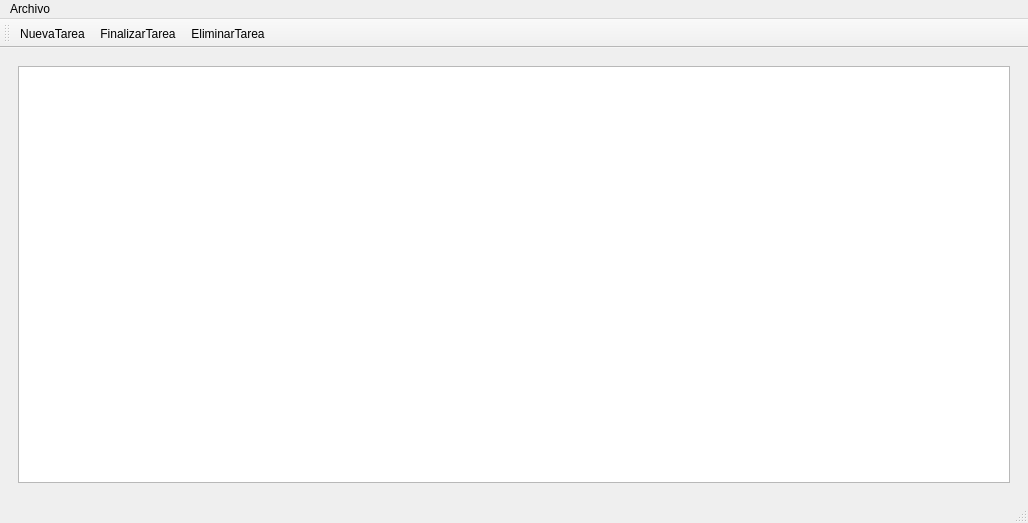
<?xml version="1.0" encoding="UTF-8"?>
<ui version="4.0">
 <class>Principal</class>
 <widget class="QMainWindow" name="Principal">
  <property name="geometry">
   <rect>
    <x>0</x>
    <y>0</y>
    <width>1028</width>
    <height>523</height>
   </rect>
  </property>
  <property name="windowTitle">
   <string>ListadeTareas</string>
  </property>
  <property name="windowIcon">
   <iconset resource="IconosProyecto.qrc">
    <normaloff>:/IconosProyecto/Write.ico</normaloff>:/IconosProyecto/Write.ico</iconset>
  </property>
  <widget class="QWidget" name="centralwidget">
   <layout class="QVBoxLayout" name="verticalLayout">
    <item>
     <widget class="QWidget" name="widget" native="true">
      <layout class="QFormLayout" name="formLayout">
       <item row="0" column="0" colspan="2">
        <widget class="QTableWidget" name="outTareas">
         <property name="styleSheet">
          <string notr="true"/>
         </property>
        </widget>
       </item>
      </layout>
     </widget>
    </item>
   </layout>
  </widget>
  <widget class="QMenuBar" name="menubar">
   <property name="geometry">
    <rect>
     <x>0</x>
     <y>0</y>
     <width>1028</width>
     <height>26</height>
    </rect>
   </property>
   <widget class="QMenu" name="menuArchivo">
    <property name="title">
     <string>Archivo</string>
    </property>
    <addaction name="actionNuevaTarea"/>
    <addaction name="actionFinalizarTarea"/>
    <addaction name="actionEliminarTarea"/>
   </widget>
   <addaction name="menuArchivo"/>
  </widget>
  <widget class="QStatusBar" name="statusbar"/>
  <widget class="QToolBar" name="toolBar">
   <property name="windowTitle">
    <string>toolBar</string>
   </property>
   <attribute name="toolBarArea">
    <enum>TopToolBarArea</enum>
   </attribute>
   <attribute name="toolBarBreak">
    <bool>false</bool>
   </attribute>
   <addaction name="actionNuevaTarea"/>
   <addaction name="actionFinalizarTarea"/>
   <addaction name="actionEliminarTarea"/>
  </widget>
  <action name="actionNuevaTarea">
   <property name="icon">
    <iconset resource="IconosProyecto.qrc">
     <normaloff>:/IconosProyecto/Agregar.png</normaloff>:/IconosProyecto/Agregar.png</iconset>
   </property>
   <property name="text">
    <string>NuevaTarea</string>
   </property>
   <property name="shortcut">
    <string>Ctrl+N</string>
   </property>
  </action>
  <action name="actionFinalizarTarea">
   <property name="icon">
    <iconset resource="IconosProyecto.qrc">
     <normaloff>:/IconosProyecto/Listo.png</normaloff>:/IconosProyecto/Listo.png</iconset>
   </property>
   <property name="text">
    <string>FinalizarTarea</string>
   </property>
  </action>
  <action name="actionEliminarTarea">
   <property name="icon">
    <iconset resource="IconosProyecto.qrc">
     <normaloff>:/IconosProyecto/Eliminar.png</normaloff>:/IconosProyecto/Eliminar.png</iconset>
   </property>
   <property name="text">
    <string>EliminarTarea</string>
   </property>
  </action>
 </widget>
 <resources>
  <include location="IconosProyecto.qrc"/>
 </resources>
 <connections/>
</ui>
